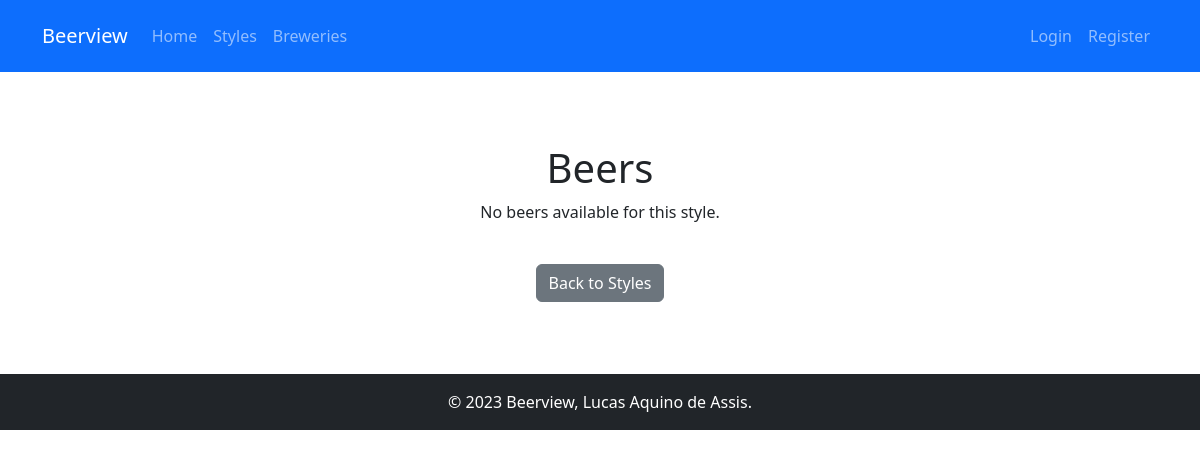
The page /beer_style/1/ on the database as committed earlier.
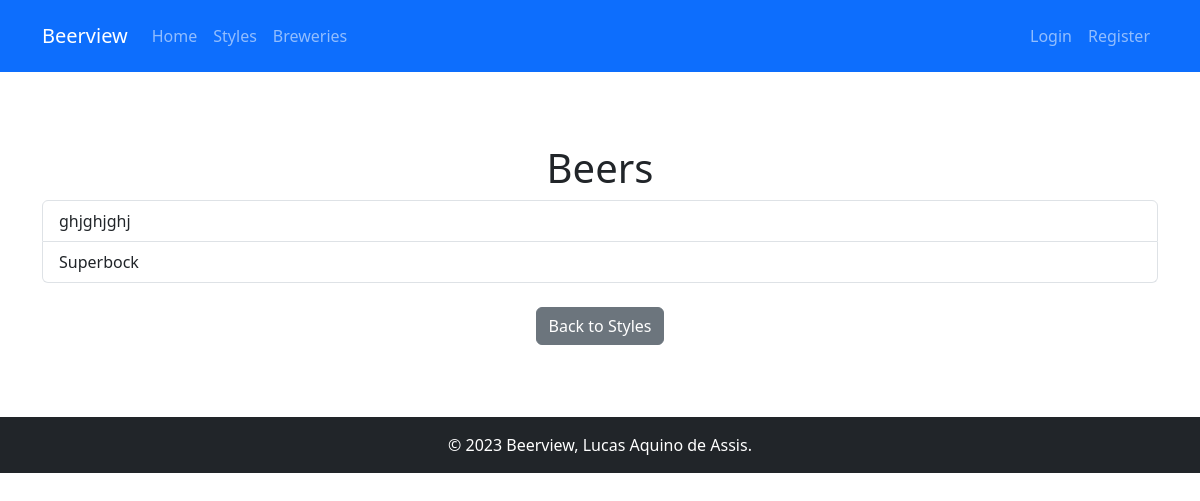
The same page on the database as committed later.
### beerview/models.py (models this page shows, shortened)
class Beer(models.Model):
    name = models.CharField(max_length=200)
    brewery = models.ForeignKey(
        Brewery,
        on_delete=models.CASCADE,
        related_name="beers"
    )
    user = models.ForeignKey(
        'auth.User',
        on_delete=models.SET_NULL,
        null=True
    )
    style = models.ForeignKey(
        BeerStyle,
        on_delete=models.SET_NULL,
        null=True,
        related_name="beers"
    )
    abv = models.DecimalField(
        _("ABV"),
        max_digits=3,
        decimal_places=1,
        help_text=_("Alcohol By Volume"),
        validators=[MinValueValidator(Decimal('0.00'))]
    )
    ibu = models.PositiveIntegerField(
        _("IBU"),
        null=True,
        blank=True,
        help_text=_("International Bitterness Units")
    )
    srm = models.PositiveIntegerField(
        _("SRM"),
        null=True,
        blank=True,
        help_text=_("Standard Reference Method - color")
    )
    description = models.TextField(blank=True)

### beerview/views.py (the view)
# urls.py: path('beer_style/<int:beer_style_id>/', views.beer_style_details, name='beer_style_details'),
def beer_style_details(request, beer_style_id):
    beer_style = get_object_or_404(BeerStyle, pk=beer_style_id)
    beers = beer_style.beers.all()
    return render(request, 'beerview/beer_style_details.html', {'beer_style': beer_style, 'beers': beers})

### beerview/templates/beerview/beer_style_details.html
{% extends 'base_generic.html' %}
{% load django_bootstrap5 %}
{% block content %}
<div class="py-5">
    <h1 class="text-center">{{ style.name }} Beers</h1>
    <div class="list-group mb-4">
        {% for beer in beers %}
            <a href="{% url 'beer_details' beer.id %}" class="list-group-item list-group-item-action">{{ beer.name }}</a>
        {% empty %}
            <p class="text-center">No beers available for this style.</p>
        {% endfor %}
    </div>
    <div class="mt-3 text-center">
        <a href="{% url 'beer_styles' %}" class="btn btn-secondary">Back to Styles</a>
    </div>
</div>
{% endblock %}

Rows that differ between the two databases and show on the page:
added Beer: name "ghjghjghj"
added Beer: name "Superbock"
Other text that changed with them:
text no longer shown: "No beers available for this style."
